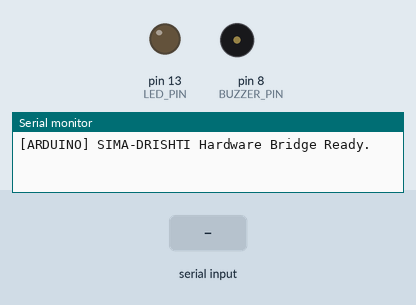
The sketch below on a simulated Arduino Uno, built with avr-gcc and run on an emulated ATmega328P. Shown: output pins drawn as LEDs (lit = HIGH), buzzer (waves = sounding, pin HIGH), the last lines printed to the serial monitor. Dashed ring = blinking. The test bench sets the inputs (shaded band).

Above: at 1.4 s.
1.5 s: "ALERT_ON\n" received over Serial
At 1.56 s:
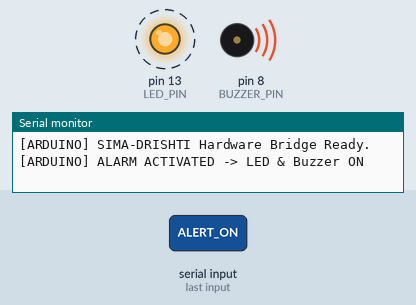
4.5 s: "1\n" received over Serial
Timing chart, 0 to 9.9 s (numbered marks = the images above; inputs shaded):
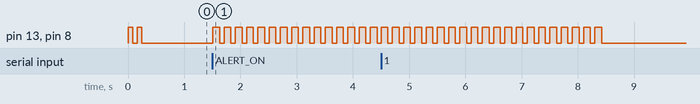

Measured:
- after the input at 1.5 s, pin 13 (LED_PIN), pin 8 (BUZZER_PIN): alternates HIGH for 0.12 s and LOW for 0.08 s, starting at once

The sketch:

sima_drishti_alarm.ino
```cpp
/*
 * =====================================================================
 * SIMA-DRISHTI: AI Tactical Perimeter Defense - Hardware Bridge
 * Target Microcontroller: Arduino Uno (ATmega328P)
 * Description: Listens on USB Serial for tactical breach commands
 *              ("ALERT_ON\n" / "ALERT_OFF\n") from SIMA-DRISHTI backend
 *              to trigger an audible buzzer and high-intensity strobe LED.
 * =====================================================================
 *
 * WIRING DIAGRAM:
 * ---------------------------------------------------------------------
 * 1. Active Buzzer:
 *    - Positive (+) pin -> Arduino Digital Pin 8
 *    - Negative (-) pin -> Arduino GND
 *
 * 2. Alarm LED (Red):
 *    - Anode (Long leg, +) -> 220 Ohm resistor -> Arduino Digital Pin 13 (or Pin 7)
 *    - Cathode (Short leg, -) -> Arduino GND
 *    *(Note: Pin 13 also controls the built-in LED on the Arduino Uno)*
 * ---------------------------------------------------------------------
 */

const int BUZZER_PIN = 8;     // Active buzzer trigger pin
const int LED_PIN = 13;       // Alert indicator LED (also Uno onboard LED)
const unsigned long ALARM_DURATION_MS = 4000; // Auto-silence safety timeout (4 seconds)

bool alarmActive = false;
unsigned long alarmStartTime = 0;
unsigned long lastStrobeToggle = 0;
bool strobeState = false;
String inputString = "";

void setup() {
  pinMode(BUZZER_PIN, OUTPUT);
  pinMode(LED_PIN, OUTPUT);

  // Ensure initial safe state (OFF)
  digitalWrite(BUZZER_PIN, LOW);
  digitalWrite(LED_PIN, LOW);

  // Initialize Serial interface matching backend SERIAL_BAUD (9600)
  Serial.begin(9600);
  inputString.reserve(64);

  // Startup confirmation pulse (2 short beeps)
  digitalWrite(LED_PIN, HIGH);
  digitalWrite(BUZZER_PIN, HIGH);
  delay(80);
  digitalWrite(LED_PIN, LOW);
  digitalWrite(BUZZER_PIN, LOW);
  delay(80);
  digitalWrite(LED_PIN, HIGH);
  digitalWrite(BUZZER_PIN, HIGH);
  delay(80);
  digitalWrite(LED_PIN, LOW);
  digitalWrite(BUZZER_PIN, LOW);

  Serial.println(F("[ARDUINO] SIMA-DRISHTI Hardware Bridge Ready."));
}

void loop() {
  // 1. Process incoming serial commands from FastAPI backend
  while (Serial.available()) {
    char inChar = (char)Serial.read();
    if (inChar == '\n' || inChar == '\r') {
      inputString.trim();
      if (inputString.length() > 0) {
        handleCommand(inputString);
        inputString = "";
      }
    } else {
      inputString += inChar;
    }
  }

  // 2. Handle active alarm state (tactical strobe & siren pattern)
  if (alarmActive) {
    unsigned long currentMillis = millis();

    // Auto-silence safety check
    if (currentMillis - alarmStartTime >= ALARM_DURATION_MS) {
      stopAlarm();
      Serial.println(F("[ARDUINO] Alarm auto-silenced after timeout."));
    } else {
      // Tactical pulsed strobe (120ms ON, 80ms OFF)
      if (currentMillis - lastStrobeToggle >= (strobeState ? 120 : 80)) {
        strobeState = !strobeState;
        digitalWrite(LED_PIN, strobeState ? HIGH : LOW);
        digitalWrite(BUZZER_PIN, strobeState ? HIGH : LOW);
        lastStrobeToggle = currentMillis;
      }
    }
  }
}

void handleCommand(const String& cmd) {
  if (cmd == "ALERT_ON" || cmd == "1") {
    startAlarm();
  } else if (cmd == "ALERT_OFF" || cmd == "0") {
    stopAlarm();
  }
}

void startAlarm() {
  alarmActive = true;
  alarmStartTime = millis();
  strobeState = true;
  digitalWrite(LED_PIN, HIGH);
  digitalWrite(BUZZER_PIN, HIGH);
  lastStrobeToggle = millis();
  Serial.println(F("[ARDUINO] ALARM ACTIVATED -> LED & Buzzer ON"));
}

void stopAlarm() {
  alarmActive = false;
  strobeState = false;
  digitalWrite(BUZZER_PIN, LOW);
  digitalWrite(LED_PIN, LOW);
  Serial.println(F("[ARDUINO] ALARM SILENCED -> LED & Buzzer OFF"));
}
```
